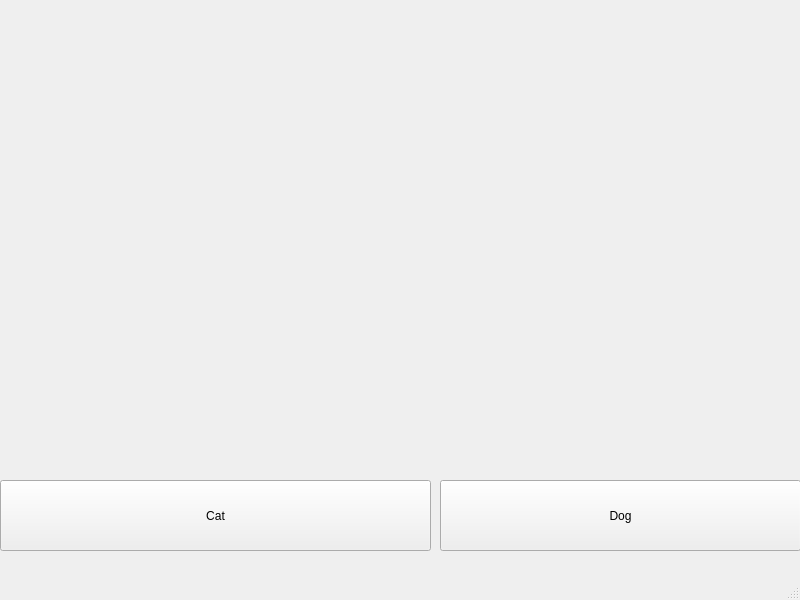
<?xml version="1.0" encoding="UTF-8"?>
<ui version="4.0">
 <class>MainWindow</class>
 <widget class="QMainWindow" name="MainWindow">
  <property name="geometry">
   <rect>
    <x>0</x>
    <y>0</y>
    <width>800</width>
    <height>600</height>
   </rect>
  </property>
  <property name="windowTitle">
   <string>MainWindow</string>
  </property>
  <widget class="QWidget" name="centralwidget">
   <widget class="QLabel" name="photo">
    <property name="geometry">
     <rect>
      <x>0</x>
      <y>0</y>
      <width>801</width>
      <height>471</height>
     </rect>
    </property>
    <property name="text">
     <string/>
    </property>
    <property name="pixmap">
     <pixmap>images/cat-2068462_1280.png</pixmap>
    </property>
    <property name="scaledContents">
     <bool>true</bool>
    </property>
   </widget>
   <widget class="QPushButton" name="cat">
    <property name="geometry">
     <rect>
      <x>0</x>
      <y>480</y>
      <width>431</width>
      <height>71</height>
     </rect>
    </property>
    <property name="text">
     <string>Cat</string>
    </property>
   </widget>
   <widget class="QPushButton" name="dog">
    <property name="geometry">
     <rect>
      <x>440</x>
      <y>480</y>
      <width>361</width>
      <height>71</height>
     </rect>
    </property>
    <property name="text">
     <string>Dog</string>
    </property>
   </widget>
  </widget>
  <widget class="QMenuBar" name="menubar">
   <property name="geometry">
    <rect>
     <x>0</x>
     <y>0</y>
     <width>800</width>
     <height>21</height>
    </rect>
   </property>
  </widget>
  <widget class="QStatusBar" name="statusbar"/>
 </widget>
 <resources/>
 <connections/>
</ui>
